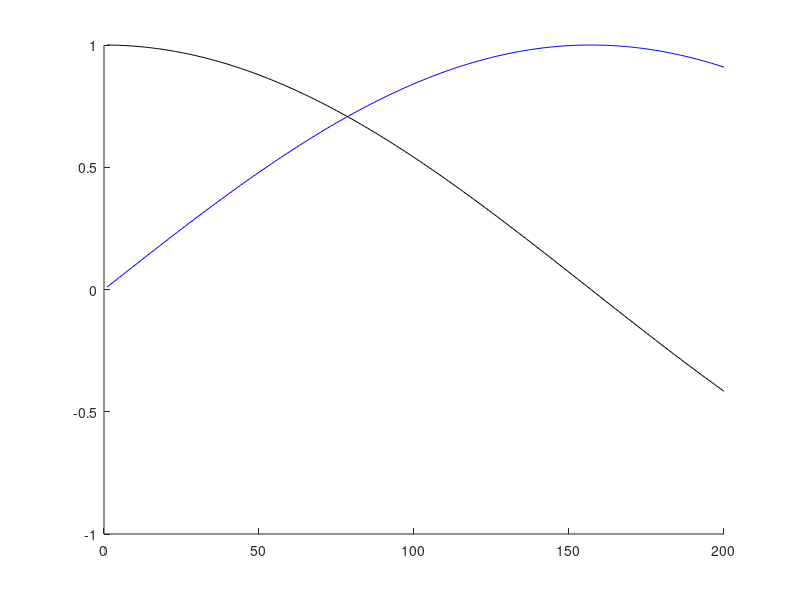

MATLAB code for this plot: (Note: this script raises an error after producing the figure.)
clc;
clear all;
close all;
addpath ../


% ---------------------------------------------------------------------
% PART A -- plots without dates

aiIndexes = 1:200;
afSine		= sin( aiIndexes / 100 );
afCosine	= cos( aiIndexes / 100 );

figure(1)
hold on
plot(aiIndexes, afSine, 'b')
plot(aiIndexes, afCosine, 'k')

MatlabToTikZ.ExportLineplot(				...
	'dataset_without_dates.txt',			... filename
	[ aiIndexes', afSine', afCosine' ],		... data (column-wise)
	[ {'indexes'}, {'sine'}, {'cosine'} ]	);% header, optional

% % the complete code would be:
% MatlabToTikZ.ExportLineplot(				...
% 	'dataset_without_dates.txt',			... filename
% 	[ aiIndexes', afSine', afCosine' ],		... data (column-wise)
% 	[ {'indexes'}, {'sine'}, {'cosine'} ],	... header, optional
% 	1,										... sampling period, optional
% 	5,										... precision (number of digits) when writing  optional
% 	[ false, false, false ]					);% is the signal a date? optional


% ---------------------------------------------------------------------
% PART B -- plots with dates

% get some Julian dates
fNow			= Time.GetCurrentJulianDate();
fThen			= fNow + 10 * Time.GetJulianHour();
afJulianDates	= linspace(fNow, fThen, numel(aiIndexes));

% in this case we must call the complete code
MatlabToTikZ.ExportLineplot(				...
	'dataset_with_dates.txt',				... filename
	[ afJulianDates', afSine', afCosine' ],	... data (column-wise)
	[ {'times'}, {'sine'}, {'cosine'} ],	... header, optional
	1,										... sampling period, optional
	5,										... precision (number of digits) when writing  optional
	[ true, false, false ]					);% is the signal a date? optional


